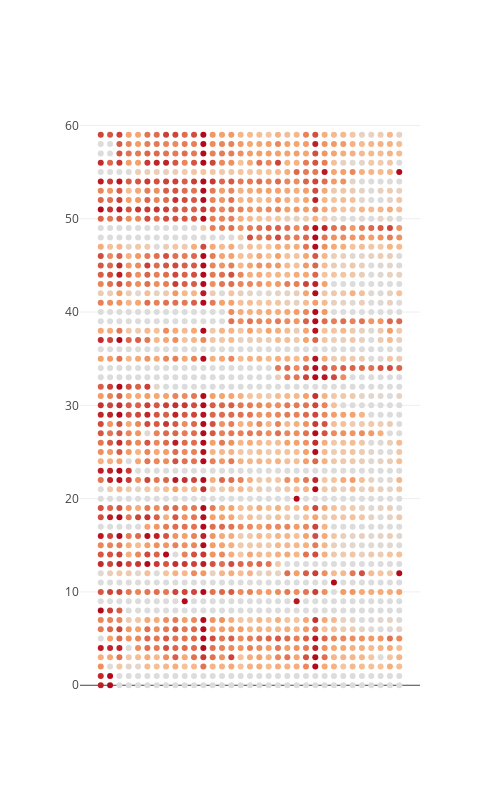

The notebook cell saved with this chart:
### Code cell
df = train_clean.pivot_table(index=['shop_id'], 
                             columns=['date_block_num'],
                             values=['item_cnt_day'],
                             aggfunc='sum', fill_value=0)

df.columns = df.columns.droplevel(0)

shop_s = train['shop_id'].unique()

x = np.linspace(0,33,33)

trace = [go.Scatter(
                x = x,
                y = [ shop for _ in range(33)],
                mode = 'markers',
                hoverinfo='y',
    
                marker = dict(
                        color = df.loc[shop, 0:33],
                        colorscale = 'Reds'
                ),
    
                showlegend=False,
            )
        for shop in shop_s]

layout = go.Layout(
                width=500,
                height=800,
                xaxis = dict(visible = False),
                yaxis = dict(visible = True, showticklabels = True),
                hovermode= 'closest',
    
        )

fig = go.Figure(trace, layout)
iplot(fig, filename='scatter')
